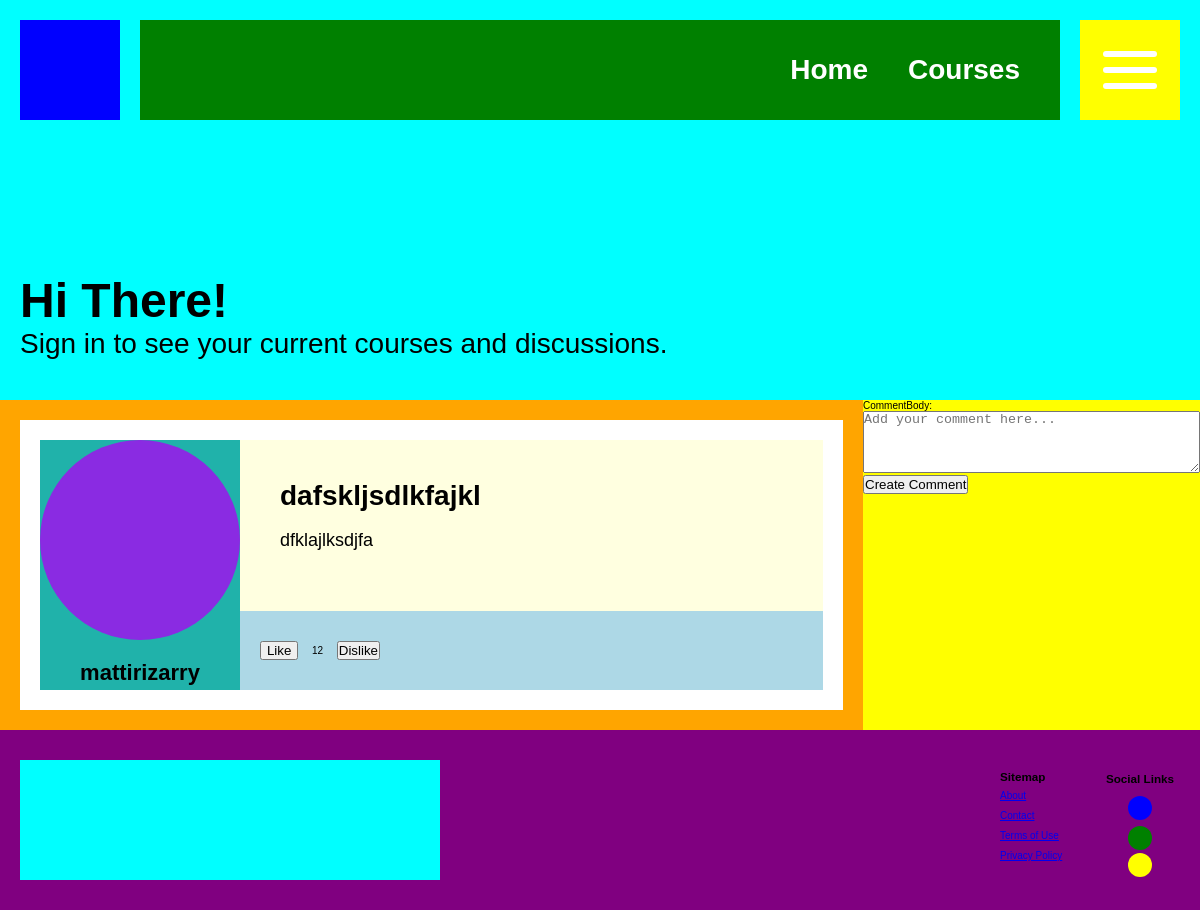
Page /discussions/6 on the earlier database version.
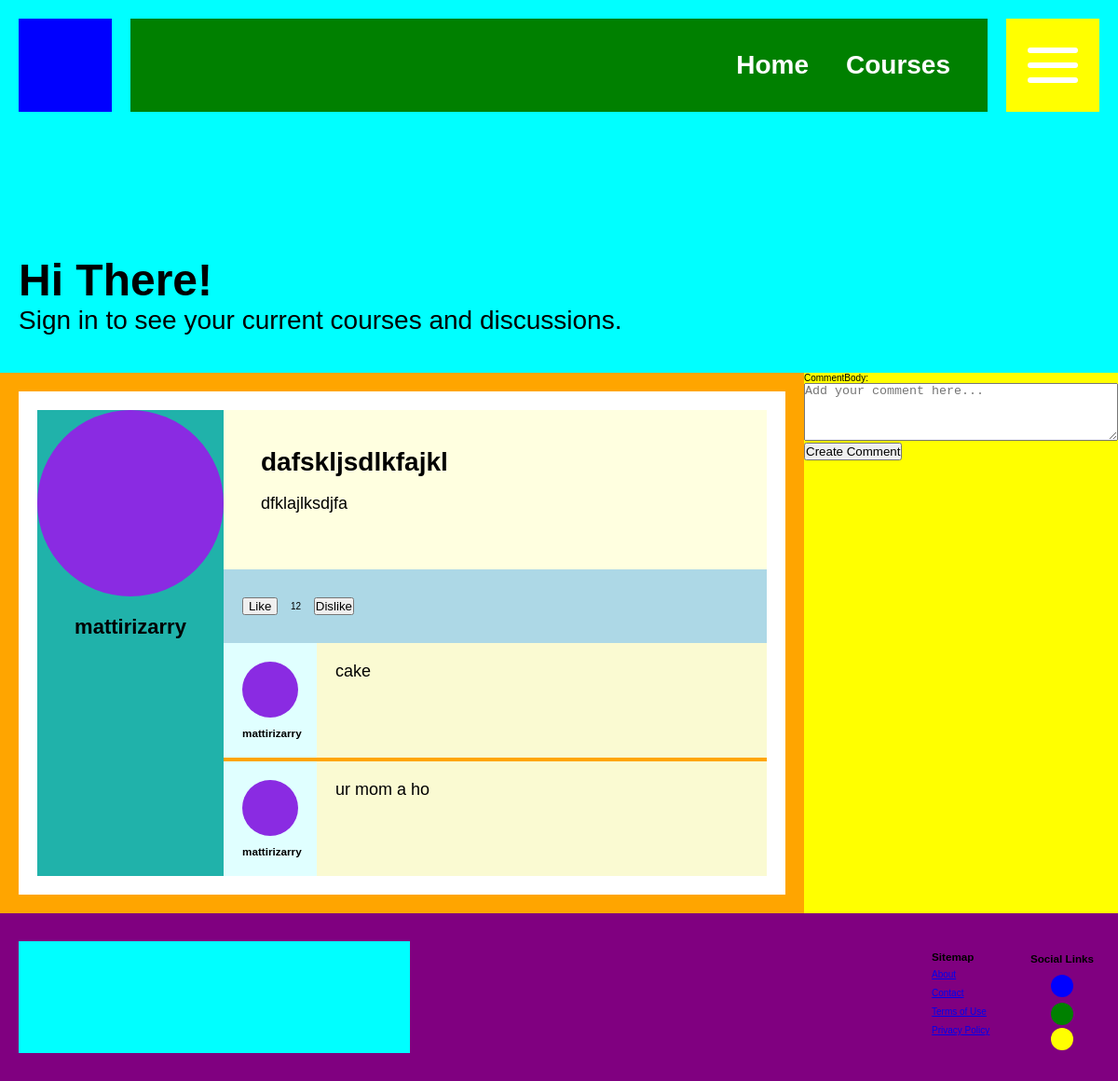
Same page on the later database version.
### dashboard/models.py (models this page shows)
class DiscussionComment(models.Model):
    commentBody = models.TextField()
    created_date = models.DateTimeField(auto_now_add=True)
    updated_date = models.DateTimeField(auto_now=True)
    user = models.ForeignKey(Profile, on_delete=models.CASCADE)
    post = models.ForeignKey(DiscussionPost, on_delete=models.CASCADE, related_name="comments")

class Profile(AbstractUser):
    pass

### dashboard/views.py (the view, shortened to what this page needs)
# urls.py: path("discussions/<int:discussion_id>", views.view_discussion, name="view_discussion"),
def view_discussion(request, discussion_id):
    discussion = DiscussionPost.objects.get(id=discussion_id)
    comments = DiscussionComment.objects.filter(post=discussion_id)
    form = CreateDiscussionCommentForm()
    context = {
        "discussion": discussion,
        "form": form,
        "comments": comments
    }
    return render(request, "discussion.html", context)

### dashboard/forms.py
class CreateDiscussionCommentForm(ModelForm):
    def __init__(self, *args, **kwargs):
        super(CreateDiscussionCommentForm, self).__init__(*args, **kwargs)
        self.fields['commentBody'].widget = forms.Textarea(attrs={'rows': 4, 'placeholder': 'Add your comment here...'})
    class Meta:
        model = DiscussionComment
        fields = ['commentBody']

### templates/discussion.html (shortened to what this page needs)
{% extends 'base.html' %}
{% block content %}
<main class="main-body">
    <section class="asm-two-column">
        <section class="main-column">
            <section class="container">
                <section class="container-body">
                    <section class="discussion">
                        <section class="author-details">
                            <section class="author-image"></section>
                            <h4>{{discussion.user}}</h4>
                        </section>
                        <section class="discussion-body">
                            <h4>{{discussion.title}}</h4>
                            <p>{{discussion.description}}</p>
                        </section>
                        <section class="discussion-buttons">
                            <section class="ratio">
                                <button>Like</button>
                                <p>12</p>
                                <button>Dislike</button>
                            </section>
                        </section>
                        <section class="replies">
                            {% for comment in comments %}
                            <section class="reply">
                                <section class="reply-author">
                                    <section class="author-image">
                                    </section>
                                    <h3>{{comment.user}}</h3>
                                </section>
                                <section class="reply-content">
                                    <p>{{comment.commentBody}}</p>
                                </section>
                            </section>
                            {% endfor %}
                        </section>
                    </section>
                </section>
            </section>
        </section>
        <aside class="secondary-column">
            <form class="create-discussion-comment-form" action="{% url 'create_comment' post_id=discussion.id %}" method="post">
                {{ form.as_p }}
                <button type="submit">Create Comment</button>
            </form>
        </aside>
    </section>
</main>
{% endblock content %}

Differences in the rows shown:
added DiscussionComment: user "mattirizarry", commentBody "cake"
added DiscussionComment: user "mattirizarry", commentBody "ur mom a ho"
